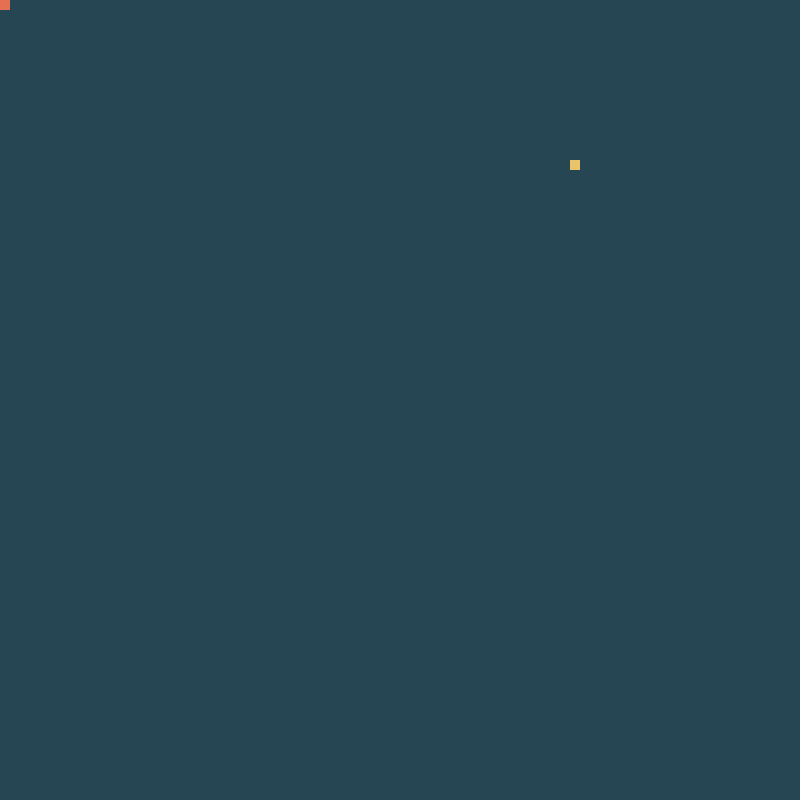
Frame 1 (no input)
Frame 60 (no input): identical to frame 1, image omitted
Frame 120 (the mouse pressed at the canvas centre since frame 60): identical to frame 1, image omitted

The p5.js sketch that drew this single still picture (run headless with seeded random() and noise() and a simulated clock; from frame 60 on, the mouse is pressed at the canvas centre):

// p5.js sketch
// ── sketch.js
let snake;
let rez = 10;
let food;
let w;
let h;

function setup() {
	createCanvas(800, 800);
	w = floor(width / rez);
	h = floor(height / rez);
	frameRate(20);
	snake = new Snake();
	foodLocation();
	

}

function foodLocation() {
	let x = floor(random(w));
	let y = floor(random(h));
	food = createVector(x, y);
}

function keyPressed() {
	if(keyCode === LEFT_ARROW){
		snake.setDir(-1, 0);
	} else if (keyCode === RIGHT_ARROW) {
		snake.setDir(1, 0);
	} else if (keyCode === DOWN_ARROW) {
		snake.setDir(0, 1);

	} else if (keyCode === UP_ARROW){
		snake.setDir(0, -1);
	}
}
function draw() {
	scale(rez)
	background(38, 70, 83);
	if (snake.eat(food)){
		foodLocation();
	}
	snake.update();
	snake.show();

	noStroke();
	fill(233, 196, 106)
	rect(food.x, food.y, 1, 1);

}
// ── snake.js
class Snake {

	constructor() {
		this.body = [];
		this.body[0] = createVector(0, 0);
		this.xdir = 0;
		this.ydir = 0;

	}

	setDir(x, y) {
		this.xdir = x;
		this.ydir = y;
	}

	update() {

		this.body[0].x += this.xdir;
		this.body[0].y += this.ydir;

	}

	eat(pos) {
		let x = this.body[0].x;
		let y = this.body[0].y;
		if (x == pos.x && y == pos.y){
			return true;
		}
		return false;

	}

	show() {
		fill(231, 111, 81)
		noStroke();
		rect(this.body[0].x, this.body[0].y, 1, 1);

	}
}
